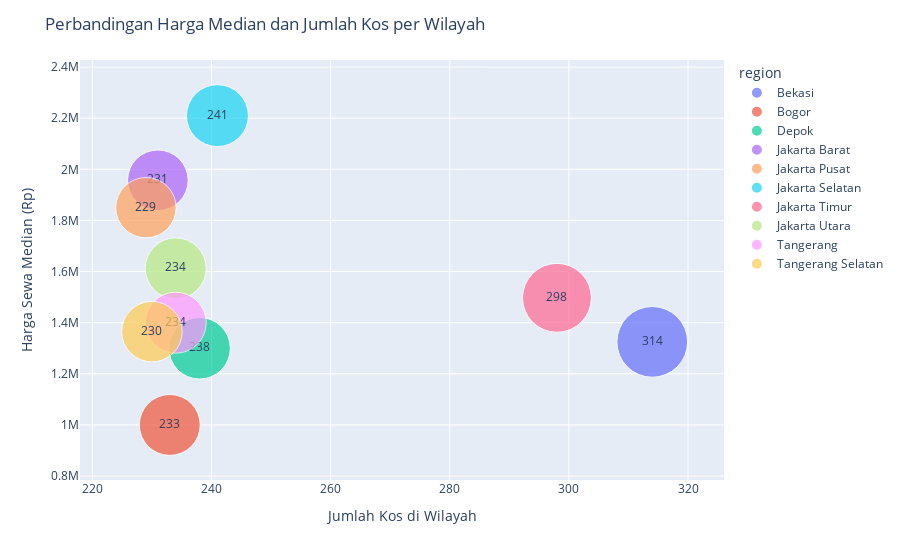

Notebook source saved alongside this figure:
### Code cell
fig = px.scatter(data_frame= density_df,
                 x = 'total_kos',
                 y = 'median_price',
                 size= 'total_kos',
                 size_max= 50,
                 hover_name= 'region',
                 hover_data={'median_price': True, 'total_kos': True},
                 color= 'region',
                 text= 'total_kos')

fig.update_layout(
    title_text='Perbandingan Harga Median dan Jumlah Kos per Wilayah',
    xaxis_title='Jumlah Kos di Wilayah',
    yaxis_title='Harga Sewa Median (Rp)'
)

fig.show()

### Figure 1 — Plotly figure (JSON) as saved in the notebook; plotly's stock layout.template omitted (floating-point values rounded to 4 significant figures)
{"data": [{"hovertemplate": "<b>%{hovertext}</b><br><br>region=Bekasi<br>total_kos=%{text}<br>median_price=%{y}<extra></extra>", "hovertext": ["Bekasi"], "legendgroup": "Bekasi", "marker": {"color": "#636efa", "size": [314], "sizemode": "area", "sizeref": 0.1256, "symbol": "circle"}, "mode": "markers+text", "name": "Bekasi", "orientation": "v", "showlegend": true, "text": [314.0], "type": "scatter", "x": [314], "xaxis": "x", "y": [1325000.0], "yaxis": "y"}, {"hovertemplate": "<b>%{hovertext}</b><br><br>region=Bogor<br>total_kos=%{text}<br>median_price=%{y}<extra></extra>", "hovertext": ["Bogor"], "legendgroup": "Bogor", "marker": {"color": "#EF553B", "size": [233], "sizemode": "area", "sizeref": 0.1256, "symbol": "circle"}, "mode": "markers+text", "name": "Bogor", "orientation": "v", "showlegend": true, "text": [233.0], "type": "scatter", "x": [233], "xaxis": "x", "y": [1000000.0], "yaxis": "y"}, {"hovertemplate": "<b>%{hovertext}</b><br><br>region=Depok<br>total_kos=%{text}<br>median_price=%{y}<extra></extra>", "hovertext": ["Depok"], "legendgroup": "Depok", "marker": {"color": "#00cc96", "size": [238], "sizemode": "area", "sizeref": 0.1256, "symbol": "circle"}, "mode": "markers+text", "name": "Depok", "orientation": "v", "showlegend": true, "text": [238.0], "type": "scatter", "x": [238], "xaxis": "x", "y": [1300000.0], "yaxis": "y"}, {"hovertemplate": "<b>%{hovertext}</b><br><br>region=Jakarta Barat<br>total_kos=%{text}<br>median_price=%{y}<extra></extra>", "hovertext": ["Jakarta Barat"], "legendgroup": "Jakarta Barat", "marker": {"color": "#ab63fa", "size": [231], "sizemode": "area", "sizeref": 0.1256, "symbol": "circle"}, "mode": "markers+text", "name": "Jakarta Barat", "orientation": "v", "showlegend": true, "text": [231.0], "type": "scatter", "x": [231], "xaxis": "x", "y": [1957000.0], "yaxis": "y"}, {"hovertemplate": "<b>%{hovertext}</b><br><br>region=Jakarta Pusat<br>total_kos=%{text}<br>median_price=%{y}<extra></extra>", "hovertext": ["Jakarta Pusat"], "legendgroup": "Jakarta Pusat", "marker": {"color": "#FFA15A", "size": [229], "sizemode": "area", "sizeref": 0.1256, "symbol": "circle"}, "mode": "markers+text", "name": "Jakarta Pusat", "orientation": "v", "showlegend": true, "text": [229.0], "type": "scatter", "x": [229], "xaxis": "x", "y": [1850000.0], "yaxis": "y"}, {"hovertemplate": "<b>%{hovertext}</b><br><br>region=Jakarta Selatan<br>total_kos=%{text}<br>median_price=%{y}<extra></extra>", "hovertext": ["Jakarta Selatan"], "legendgroup": "Jakarta Selatan", "marker": {"color": "#19d3f3", "size": [241], "sizemode": "area", "sizeref": 0.1256, "symbol": "circle"}, "mode": "markers+text", "name": "Jakarta Selatan", "orientation": "v", "showlegend": true, "text": [241.0], "type": "scatter", "x": [241], "xaxis": "x", "y": [2210000.0], "yaxis": "y"}, {"hovertemplate": "<b>%{hovertext}</b><br><br>region=Jakarta Timur<br>total_kos=%{text}<br>median_price=%{y}<extra></extra>", "hovertext": ["Jakarta Timur"], "legendgroup": "Jakarta Timur", "marker": {"color": "#FF6692", "size": [298], "sizemode": "area", "sizeref": 0.1256, "symbol": "circle"}, "mode": "markers+text", "name": "Jakarta Timur", "orientation": "v", "showlegend": true, "text": [298.0], "type": "scatter", "x": [298], "xaxis": "x", "y": [1497000.0], "yaxis": "y"}, {"hovertemplate": "<b>%{hovertext}</b><br><br>region=Jakarta Utara<br>total_kos=%{text}<br>median_price=%{y}<extra></extra>", "hovertext": ["Jakarta Utara"], "legendgroup": "Jakarta Utara", "marker": {"color": "#B6E880", "size": [234], "sizemode": "area", "sizeref": 0.1256, "symbol": "circle"}, "mode": "markers+text", "name": "Jakarta Utara", "orientation": "v", "showlegend": true, "text": [234.0], "type": "scatter", "x": [234], "xaxis": "x", "y": [1612000.0], "yaxis": "y"}, {"hovertemplate": "<b>%{hovertext}</b><br><br>region=Tangerang<br>total_kos=%{text}<br>median_price=%{y}<extra></extra>", "hovertext": ["Tangerang"], "legendgroup": "Tangerang", "marker": {"color": "#FF97FF", "size": [234], "sizemode": "area", "sizeref": 0.1256, "symbol": "circle"}, "mode": "markers+text", "name": "Tangerang", "orientation": "v", "showlegend": true, "text": [234.0], "type": "scatter", "x": [234], "xaxis": "x", "y": [1400000.0], "yaxis": "y"}, {"hovertemplate": "<b>%{hovertext}</b><br><br>region=Tangerang Selatan<br>total_kos=%{text}<br>median_price=%{y}<extra></extra>", "hovertext": ["Tangerang Selatan"], "legendgroup": "Tangerang Selatan", "marker": {"color": "#FECB52", "size": [230], "sizemode": "area", "sizeref": 0.1256, "symbol": "circle"}, "mode": "markers+text", "name": "Tangerang Selatan", "orientation": "v", "showlegend": true, "text": [230.0], "type": "scatter", "x": [230], "xaxis": "x", "y": [1365000.0], "yaxis": "y"}], "layout": {"legend": {"itemsizing": "constant", "title": {"text": "region"}, "tracegroupgap": 0}, "margin": {"t": 60}, "title": {"text": "Perbandingan Harga Median dan Jumlah Kos per Wilayah"}, "xaxis": {"anchor": "y", "domain": [0, 1], "title": {"text": "Jumlah Kos di Wilayah"}}, "yaxis": {"anchor": "x", "domain": [0, 1], "title": {"text": "Harga Sewa Median (Rp)"}}}}
